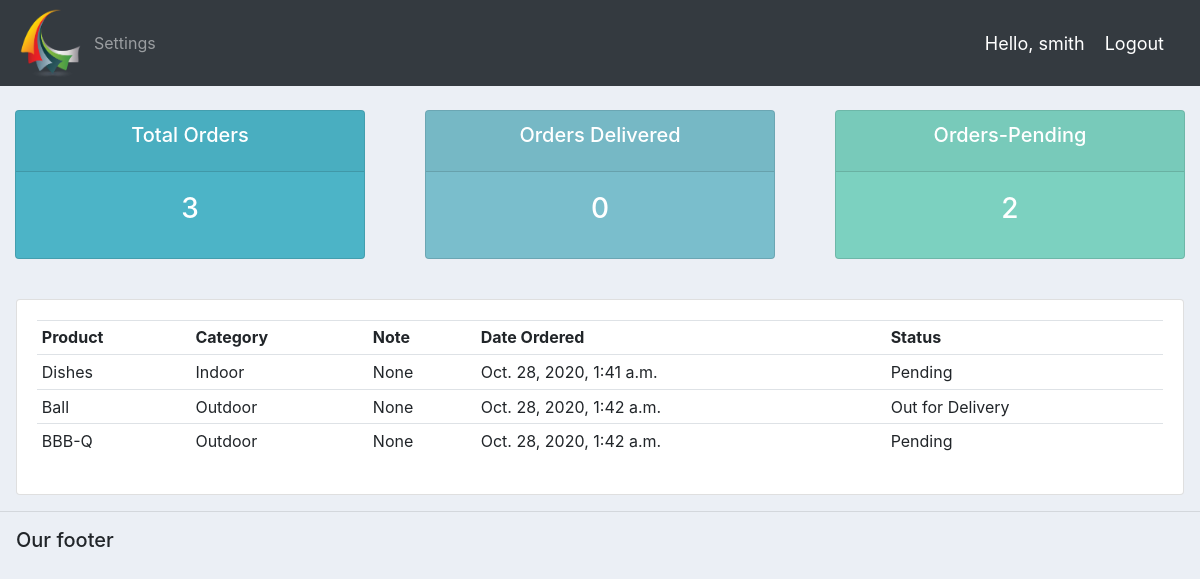
Screenshot of /user/ (signed in) with the database file from the repository.
### accounts/models.py (models this page shows, shortened)
class Order(models.Model):
    STATUS = (  ('Pending', 'Pending'),
                ('Out for Delivery', 'Out for Delivery'),
                ('Delivered', 'Delivered')
             )
    customer = models.ForeignKey(Customer, null=True, on_delete=models.SET_NULL)
    product = models.ForeignKey(Product, null=True, on_delete=models.SET_NULL)
    date_created = models.DateTimeField(auto_now_add=True, null=True)
    status = models.CharField(max_length=200, null=True, choices=STATUS)
    note = models.CharField(max_length=1000, null=True)

class Product(models.Model):
    CATEGORY = (    ('Indoor', 'Indoor'),
                    ('Outdoor', 'Outdoor')
               )
    name = models.CharField(max_length=200, null=True)
    price = models.CharField(max_length=200, null=True)
    category = models.CharField(max_length=200, null=True, choices=CATEGORY)
    description = models.CharField(max_length=200, null=True, blank=True)
    date_created = models.DateTimeField(auto_now_add=True, null=True)
    tags = models.ManyToManyField(Tag)

### accounts/decorators.py (the view)
        def wrapper_func(request, *args, **kwargs):
            group = None
            if request.user.groups.exists():
                group = request.user.groups.all()[0].name
            if group in allowed_roles:
                return view_func(request, *args, **kwargs)
            else:
                return HttpResponse('You are not authorized to view this page.')

### accounts/views.py (called while the page is built)
@login_required(login_url='login')
@allowed_users(allowed_roles=['customer'])
def userPage(request):
    orders = request.user.customer.order_set.all()
    total_orders = orders.count()
    delivered =  orders.filter(status='Delivered').count()
    pending =  orders.filter(status='Pending').count()
    context = { 'orders':orders, 'customers':customers,
                'total_orders':total_orders, 'delivered':delivered,
                'pending':pending}
    return render(request, 'accounts/user.html', context)

### accounts/templates/accounts/user.html
{% extends 'accounts/main.html' %}
{% block content %}
{% include 'accounts/status.html' %}
<br>
<div class="row pl-3 pr-3">
  <div class="col-md">
    <div class="card card-body">
      <table class="table table-sm">
        <tr>
          <th>Product</th>
          <th>Category</th>
          <th>Note</th>
          <th>Date Ordered</th>
          <th>Status</th>
        </tr>
        {% for order in orders %}
        <tr>
          <td>{{order.product.name}}</td>
          <td>{{order.product.category}}</td>
          <td>{{order.note}}</td>
          <td>{{order.product.date_created}}</td>
          <td>{{order.status}}</td>
        </tr>
        {% endfor %}
      </table>
    </div>
  </div>
</div>
{% endblock %}

### accounts/templates/accounts/navbar.html (shortened to what this page needs)
{% load static %}
<nav class="navbar navbar-expand-lg navbar-dark bg-dark">
  <img src="{% static 'images/logo.png' %}" height="70px" width="70px" alt="">
  <div class="collapse navbar-collapse" id="navbarNav">
    <ul class="navbar-nav">
      {% if request.user.is_staff %}
      <li class="nav-item active">
        <a class="nav-link" href=" {% url 'home' %} ">Dashboard<span class="sr-only">(current)</span></a>
      </li>
      <li class="nav-item">
        <a class="nav-link" href="{% url 'products' %}">Products</a>
      </li>
      {% else %}
       <li class="nav-item">
        <a class="nav-link" href="{% url 'account' %}">Settings</a>
      </li>
      {% endif %}
    </ul>
  </div>
  <span class="hello_msg">Hello, {{request.user}}</span>
  <span><a class="hello_msg" href="{% url 'logout' %}">Logout</a></span>
</nav>

### static/css/main.css (style rules this page uses)
body { background-color: #ebeff5; }

### accounts/templates/accounts/navbar.html (style rules this page uses)
.hello_msg { font-size: 18px; color: #fff; margin-right: 20px; }

### rows the page displays
Order: product.name "Dishes", product.category "Indoor", note "None", product.date_created "Oct. 28, 2020, 1:41 a.m.", status "Pending"
Order: product.name "Ball", product.category "Outdoor", note "None", product.date_created "Oct. 28, 2020, 1:42 a.m.", status "Out for Delivery"
Order: product.name "BBB-Q", product.category "Outdoor", note "None", product.date_created "Oct. 28, 2020, 1:42 a.m.", status "Pending"

### other values shown
{{ request.user }} "smith"
{{ total_orders }} "3"
{{ delivered }} "0"
{{ pending }} "2"
